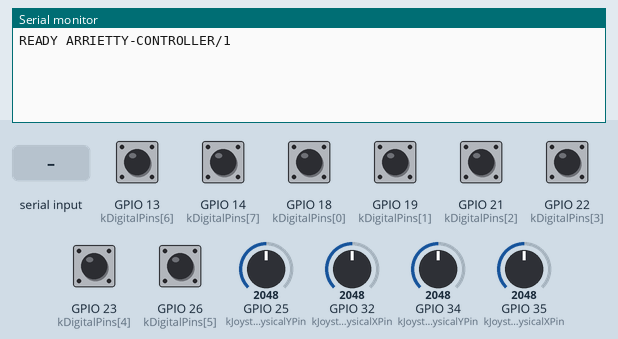
A sketch run on a simulated ESP32. Parts: the last lines printed to the serial monitor. Inputs (shaded band) come from the test bench; at power-on: GPIO 13 (kDigitalPins[6]), GPIO 14 (kDigitalPins[7]), GPIO 18 (kDigitalPins[0]), GPIO 19 (kDigitalPins[1]), GPIO 21 (kDigitalPins[2]), GPIO 22 (kDigitalPins[3]), GPIO 23 (kDigitalPins[4]), GPIO 26 (kDigitalPins[5]) HIGH, GPIO 25 (kJoystick2PhysicalYPin) = 2048, GPIO 32 (kJoystick2PhysicalXPin) = 2048, GPIO 34 (kJoystick1PhysicalYPin) = 2048, GPIO 35 (kJoystick1PhysicalXPin) = 2048 (analog values on the 0–4095 scale).

Above: at 1.8 s.
1.9 s: "PING\n" received over Serial
At 2.6 s:
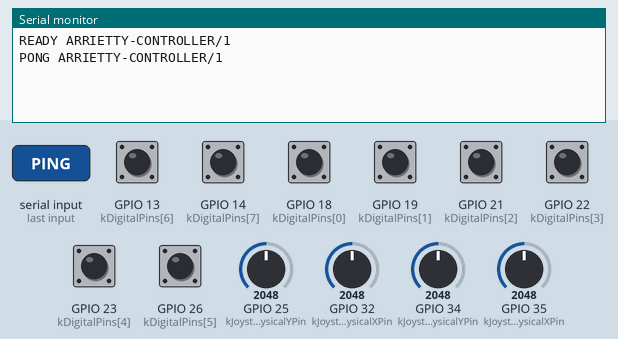
3.4 s: "MODE\n" received over Serial
At 3.7 s:
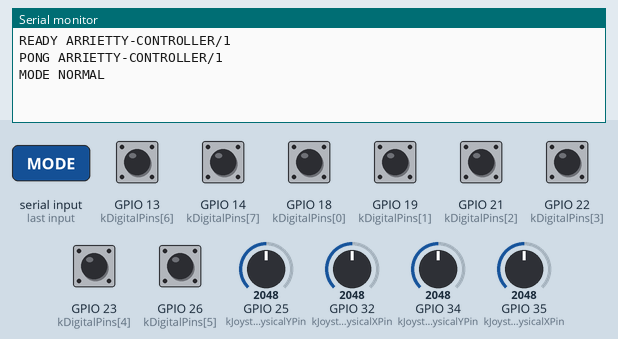
4.9 s: "MODE TEST\n" received over Serial
At 6.1 s:
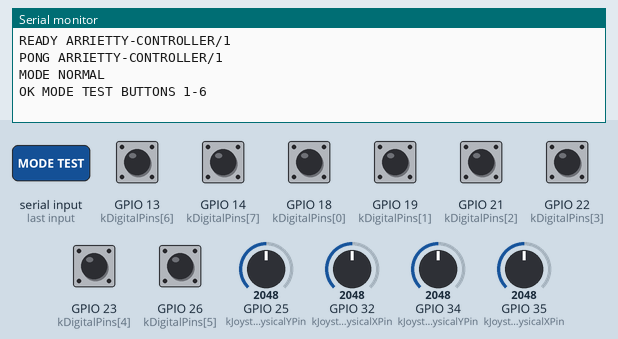
6.4 s: "MODE NORMAL\n" received over Serial
At 7.2 s:
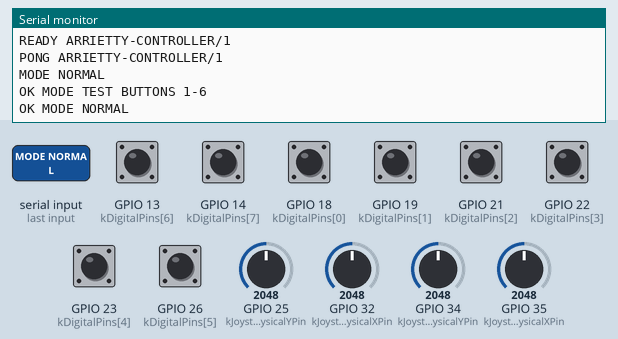
7.9 s: "TEST RESET\n" received over Serial
At 8.3 s:
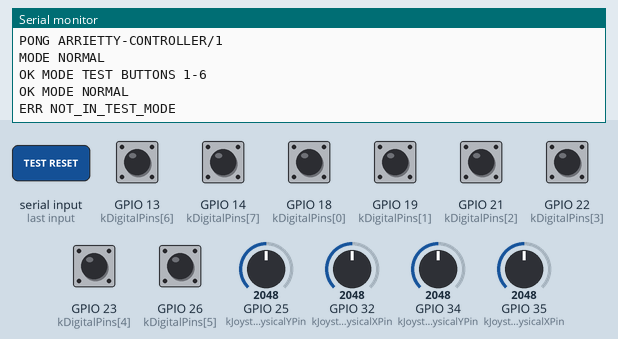
9.4 s: "READ\n" received over Serial
At 10.7 s:
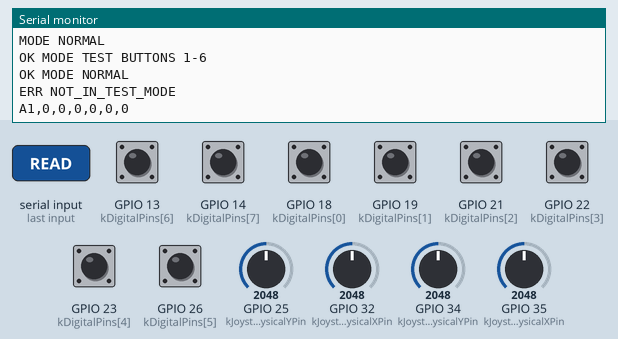

Measured:
- after the input at 1.9 s, the serial monitor: prints a new line at once (image 1)
- after the input at 3.4 s, the serial monitor: prints a new line at once (image 2)
- after the input at 4.9 s, the serial monitor: prints a new line at once (image 3)
- after the input at 6.4 s, the serial monitor: prints a new line at once (image 4)
- after the input at 7.9 s, the serial monitor: prints a new line at once (image 5)
- after the input at 9.4 s, the serial monitor: prints a new line at once (image 6)

The sketch:

ArriettyController.ino
```cpp
// (licence header left out)
// Arrietty wired control panel for a classic ESP32 connected through a
// CH340 USB-to-serial bridge. The painted X/Y labels on each joystick are
// the public coordinate system; electrical module labels are implementation
// details documented in docs/HARDWARE_CONTROLS.md.

namespace {
constexpr uint32_t kBaudRate = 115200;
constexpr uint32_t kStreamIntervalMs = 20;  // 50 Hz
constexpr uint32_t kDebounceMs = 15;
constexpr uint32_t kMinimumReportedPressMs = 100;
constexpr uint8_t kMinimumReportedPressPackets = 5;
constexpr int kAdcMaximum = 4095;
constexpr int kAxisDeadzone = 160;
constexpr size_t kCommandBufferSize = 96;
constexpr size_t kPanelButtonCount = 6;

// Joystick 1 mapping was measured on the assembled unit. Painted X+ is the
// decreasing voltage on GPIO35, and painted Y+ is decreasing on GPIO34.
constexpr uint8_t kJoystick1PhysicalXPin = 35;
constexpr uint8_t kJoystick1PhysicalYPin = 34;
constexpr bool kJoystick1InvertX = true;
constexpr bool kJoystick1InvertY = true;

// Joystick 2 uses the module X/Y wiring. Its complete range was verified;
// polarity can be changed here later without rewiring.
constexpr uint8_t kJoystick2PhysicalXPin = 32;
constexpr uint8_t kJoystick2PhysicalYPin = 25;
constexpr bool kJoystick2InvertX = false;
constexpr bool kJoystick2InvertY = false;

// Bits 0..5 are the six panel buttons; bits 6..7 are joystick push switches.
constexpr uint8_t kDigitalPins[] = {18, 19, 21, 22, 23, 26, 13, 14};
constexpr size_t kDigitalInputCount = sizeof(kDigitalPins) / sizeof(kDigitalPins[0]);

enum class OperatingMode : uint8_t {
  Normal,
  Test,
};

char commandBuffer[kCommandBufferSize];
size_t commandLength = 0;
bool stablePressed[kDigitalInputCount] = {};
bool candidatePressed[kDigitalInputCount] = {};
bool previousRawPressed[kDigitalInputCount] = {};
uint32_t candidateChangedAtMs[kDigitalInputCount] = {};
uint32_t reportPressedUntilMs[kDigitalInputCount] = {};
uint8_t reportPressedPacketsRemaining[kDigitalInputCount] = {};
int filteredAxes[4] = {};
int axisCenters[4] = {};
bool streaming = false;
uint32_t sequenceNumber = 0;
uint32_t lastStreamAtMs = 0;
bool normalStreamBaselinePending = false;
OperatingMode operatingMode = OperatingMode::Normal;
uint32_t testSequenceNumber = 0;
uint8_t testSeenMask = 0;

int ReadAdc(uint8_t pin, bool invert) {
  const int value = analogRead(pin);
  return invert ? kAdcMaximum - value : value;
}

void ReadRawAxes(int (&axes)[4]) {
  axes[0] = ReadAdc(kJoystick1PhysicalXPin, kJoystick1InvertX);
  axes[1] = ReadAdc(kJoystick1PhysicalYPin, kJoystick1InvertY);
  axes[2] = ReadAdc(kJoystick2PhysicalXPin, kJoystick2InvertX);
  axes[3] = ReadAdc(kJoystick2PhysicalYPin, kJoystick2InvertY);
}

void CalibrateAxes() {
  constexpr int kCalibrationSamples = 64;
  int64_t totals[4] = {};

  for (int sampleIndex = 0; sampleIndex < kCalibrationSamples; ++sampleIndex) {
    int axes[4];
    ReadRawAxes(axes);
    for (int axisIndex = 0; axisIndex < 4; ++axisIndex) {
      totals[axisIndex] += axes[axisIndex];
    }
    delay(5);
  }

  for (int axisIndex = 0; axisIndex < 4; ++axisIndex) {
    axisCenters[axisIndex] = static_cast<int>(totals[axisIndex] / kCalibrationSamples);
    filteredAxes[axisIndex] = axisCenters[axisIndex];
  }
}

void UpdateAxes() {
  int rawAxes[4];
  ReadRawAxes(rawAxes);
  for (int axisIndex = 0; axisIndex < 4; ++axisIndex) {
    // A small integer low-pass filter reduces ADC noise without adding
    // noticeable control latency at the 50 Hz report rate.
    filteredAxes[axisIndex] = (filteredAxes[axisIndex] * 3 + rawAxes[axisIndex]) / 4;
  }
}

int NormalizeAxis(int value, int center) {
  int delta = value - center;
  if (abs(delta) <= kAxisDeadzone) {
    return 0;
  }

  if (delta > 0) {
    const int available = max(1, kAdcMaximum - center - kAxisDeadzone);
    return constrain(
        static_cast<int>((static_cast<int64_t>(delta - kAxisDeadzone) * 32767) / available),
        0,
        32767);
  }

  const int available = max(1, center - kAxisDeadzone);
  return constrain(
      static_cast<int>((static_cast<int64_t>(delta + kAxisDeadzone) * 32767) / available),
      -32767,
      0);
}

void UpdateDigitalInputs(uint32_t nowMs) {
  for (size_t inputIndex = 0; inputIndex < kDigitalInputCount; ++inputIndex) {
    const bool pressed = digitalRead(kDigitalPins[inputIndex]) == LOW;
    // Preserve even a short or electrically noisy press for five 50 Hz
    // packets. This prevents a valid edge from disappearing inside the
    // debounce window while the normal stable-state debounce still filters
    // release chatter and sustained input.
    if (pressed && !previousRawPressed[inputIndex]) {
      reportPressedUntilMs[inputIndex] = nowMs + kMinimumReportedPressMs;
      if (operatingMode == OperatingMode::Test && inputIndex < kPanelButtonCount) {
        testSeenMask |= static_cast<uint8_t>(1u << inputIndex);
      } else if (operatingMode == OperatingMode::Normal) {
        reportPressedPacketsRemaining[inputIndex] = kMinimumReportedPressPackets;
      }
    }
    previousRawPressed[inputIndex] = pressed;

    if (pressed != candidatePressed[inputIndex]) {
      candidatePressed[inputIndex] = pressed;
      candidateChangedAtMs[inputIndex] = nowMs;
    } else if (stablePressed[inputIndex] != candidatePressed[inputIndex] &&
               nowMs - candidateChangedAtMs[inputIndex] >= kDebounceMs) {
      stablePressed[inputIndex] = candidatePressed[inputIndex];
    }
  }
}

void ResetDigitalInputTracking() {
  const uint32_t nowMs = millis();
  for (size_t inputIndex = 0; inputIndex < kDigitalInputCount; ++inputIndex) {
    const bool pressed = digitalRead(kDigitalPins[inputIndex]) == LOW;
    stablePressed[inputIndex] = pressed;
    candidatePressed[inputIndex] = pressed;
    previousRawPressed[inputIndex] = pressed;
    candidateChangedAtMs[inputIndex] = nowMs;
    reportPressedUntilMs[inputIndex] = pressed
        ? nowMs + kMinimumReportedPressMs
        : 0;
    reportPressedPacketsRemaining[inputIndex] = 0;
  }
}

uint8_t ReadRawPanelButtonMask() {
  uint8_t mask = 0;
  for (size_t buttonIndex = 0; buttonIndex < kPanelButtonCount; ++buttonIndex) {
    if (digitalRead(kDigitalPins[buttonIndex]) == LOW) {
      mask |= static_cast<uint8_t>(1u << buttonIndex);
    }
  }
  return mask;
}

uint8_t BuildStablePanelButtonMask() {
  uint8_t mask = 0;
  for (size_t buttonIndex = 0; buttonIndex < kPanelButtonCount; ++buttonIndex) {
    if (stablePressed[buttonIndex]) {
      mask |= static_cast<uint8_t>(1u << buttonIndex);
    }
  }
  return mask;
}

uint8_t BuildButtonMask() {
  uint8_t mask = 0;
  const uint32_t nowMs = millis();
  for (size_t inputIndex = 0; inputIndex < kDigitalInputCount; ++inputIndex) {
    const bool reportLatchActive =
        static_cast<int32_t>(reportPressedUntilMs[inputIndex] - nowMs) > 0;
    if (stablePressed[inputIndex] || reportLatchActive ||
        reportPressedPacketsRemaining[inputIndex] > 0) {
      mask |= static_cast<uint8_t>(1u << inputIndex);
    }
  }
  return mask;
}

void PrintNormalState() {
  const bool printBaseline = normalStreamBaselinePending;
  const uint8_t buttonMask = printBaseline ? 0 : BuildButtonMask();
  normalStreamBaselinePending = false;
  Serial.printf(
      "A1,%lu,%d,%d,%d,%d,%u\n",
      static_cast<unsigned long>(sequenceNumber++),
      NormalizeAxis(filteredAxes[0], axisCenters[0]),
      NormalizeAxis(filteredAxes[1], axisCenters[1]),
      NormalizeAxis(filteredAxes[2], axisCenters[2]),
      NormalizeAxis(filteredAxes[3], axisCenters[3]),
      static_cast<unsigned int>(buttonMask));
  if (!printBaseline) {
    for (size_t inputIndex = 0; inputIndex < kDigitalInputCount; ++inputIndex) {
      if (reportPressedPacketsRemaining[inputIndex] > 0) {
        --reportPressedPacketsRemaining[inputIndex];
      }
    }
  }
}

void PrintTestState() {
  Serial.printf(
      "T1,%lu,%u,%u,%u\n",
      static_cast<unsigned long>(testSequenceNumber++),
      static_cast<unsigned int>(ReadRawPanelButtonMask()),
      static_cast<unsigned int>(BuildStablePanelButtonMask()),
      static_cast<unsigned int>(testSeenMask));
}

void PrintState() {
  if (operatingMode == OperatingMode::Test) {
    PrintTestState();
  } else {
    PrintNormalState();
  }
}

void SetOperatingMode(OperatingMode mode) {
  streaming = false;
  lastStreamAtMs = 0;
  normalStreamBaselinePending = false;
  operatingMode = mode;
  testSeenMask = 0;
  testSequenceNumber = 0;
  ResetDigitalInputTracking();
}

void HandleCommand() {
  commandBuffer[commandLength] = '\0';

  if (strcmp(commandBuffer, "PING") == 0) {
    Serial.println("PONG ARRIETTY-CONTROLLER/1");
  } else if (strcmp(commandBuffer, "MODE") == 0) {
    Serial.println(
        operatingMode == OperatingMode::Test ? "MODE TEST" : "MODE NORMAL");
  } else if (strcmp(commandBuffer, "MODE TEST") == 0) {
    SetOperatingMode(OperatingMode::Test);
    Serial.println("OK MODE TEST BUTTONS 1-6");
  } else if (strcmp(commandBuffer, "MODE NORMAL") == 0) {
    SetOperatingMode(OperatingMode::Normal);
    Serial.println("OK MODE NORMAL");
  } else if (strcmp(commandBuffer, "TEST RESET") == 0) {
    if (operatingMode != OperatingMode::Test) {
      Serial.println("ERR NOT_IN_TEST_MODE");
    } else {
      testSeenMask = 0;
      Serial.println("OK TEST RESET");
    }
  } else if (strcmp(commandBuffer, "READ") == 0) {
    PrintState();
  } else if (strcmp(commandBuffer, "STREAM ON") == 0) {
    streaming = true;
    lastStreamAtMs = 0;
    normalStreamBaselinePending = operatingMode == OperatingMode::Normal;
    Serial.println("OK STREAM ON 50HZ");
  } else if (strcmp(commandBuffer, "STREAM OFF") == 0) {
    streaming = false;
    normalStreamBaselinePending = false;
    Serial.println("OK STREAM OFF");
  } else if (strcmp(commandBuffer, "CAL") == 0) {
    if (operatingMode == OperatingMode::Test) {
      Serial.println("ERR TEST_MODE");
    } else {
      const bool wasStreaming = streaming;
      streaming = false;
      CalibrateAxes();
      streaming = wasStreaming;
      Serial.printf(
          "OK CAL %d,%d,%d,%d\n",
          axisCenters[0], axisCenters[1], axisCenters[2], axisCenters[3]);
    }
  } else if (strcmp(commandBuffer, "INFO") == 0) {
    Serial.println(
        "INFO ARRIETTY-CONTROLLER/1 ESP32-D0WD-V3 CH340 115200 50HZ "
        "MODES NORMAL,TEST TEST_PROTOCOL T1");
  } else if (commandLength > 0) {
    Serial.println("ERR UNKNOWN_COMMAND");
  }

  commandLength = 0;
}

void ProcessSerialInput() {
  while (Serial.available() > 0) {
    const char input = static_cast<char>(Serial.read());
    if (input == '\n') {
      HandleCommand();
    } else if (input != '\r') {
      if (commandLength < kCommandBufferSize - 1) {
        commandBuffer[commandLength++] = input;
      } else {
        commandLength = 0;
        Serial.println("ERR COMMAND_TOO_LONG");
      }
    }
  }
}
}  // namespace

void setup() {
  Serial.begin(kBaudRate);
  analogReadResolution(12);

  for (size_t inputIndex = 0; inputIndex < kDigitalInputCount; ++inputIndex) {
    pinMode(kDigitalPins[inputIndex], INPUT_PULLUP);
  }
  ResetDigitalInputTracking();

  delay(300);
  CalibrateAxes();
  Serial.println("READY ARRIETTY-CONTROLLER/1");
}

void loop() {
  const uint32_t nowMs = millis();
  UpdateAxes();
  UpdateDigitalInputs(nowMs);
  ProcessSerialInput();

  if (streaming && nowMs - lastStreamAtMs >= kStreamIntervalMs) {
    lastStreamAtMs = nowMs;
    PrintState();
  }

  delay(1);
}
```
